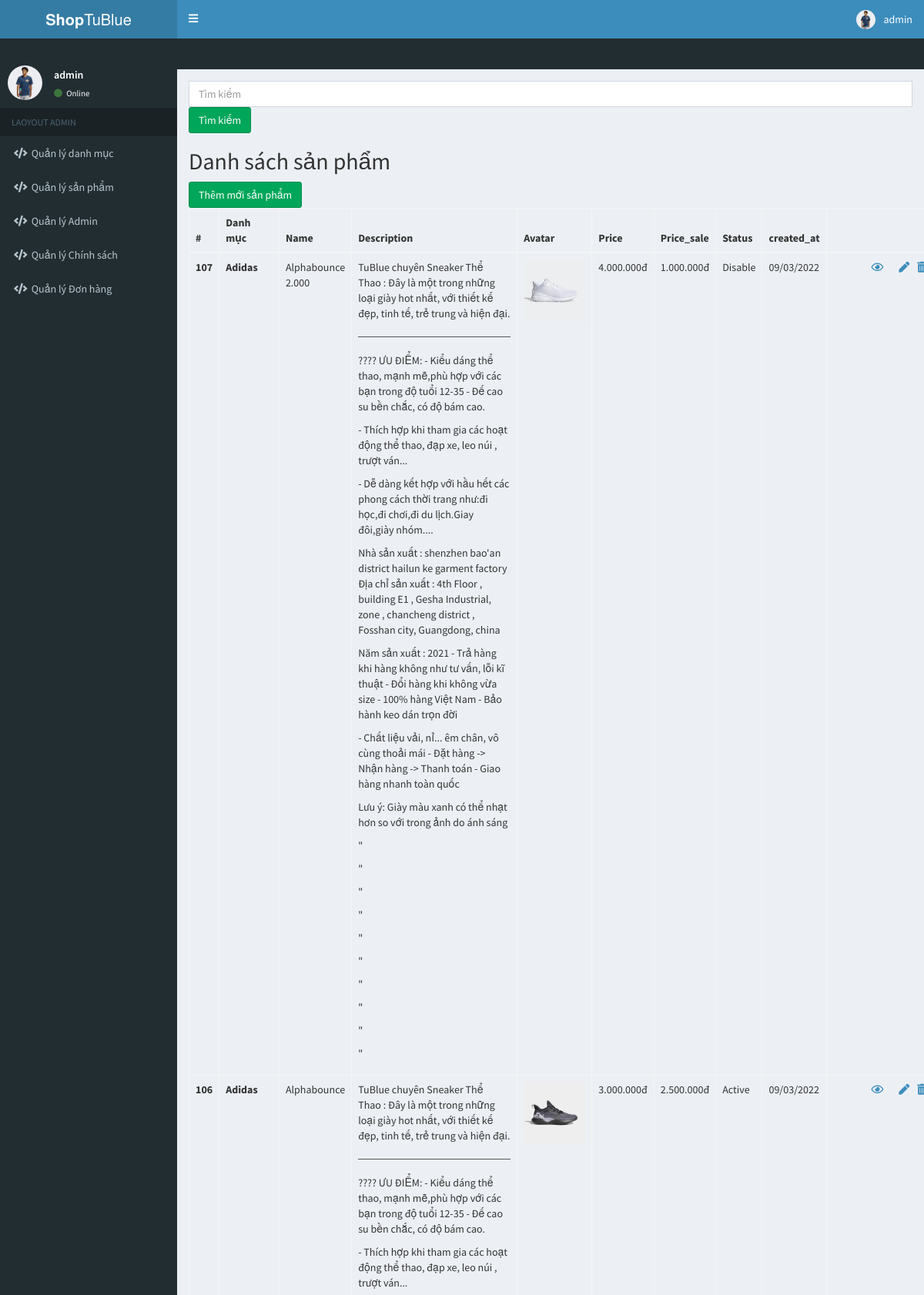
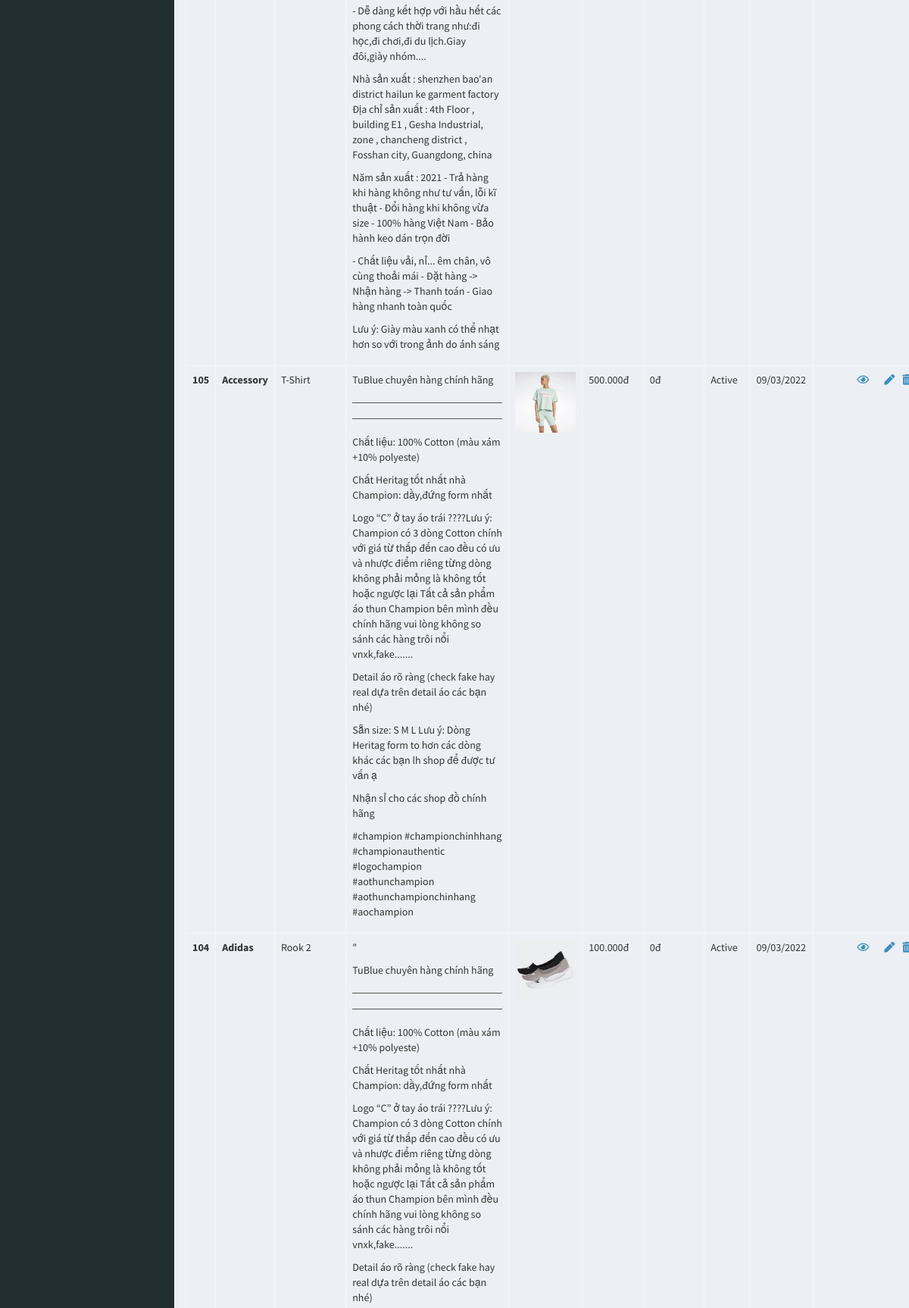
/Backend/index.php?controller=product&action=index (signed in, upper part), run on the app's committed database (2 pictures, top to bottom).
### tables this page shows
CREATE TABLE `products` (
  `id` int(11) NOT NULL,
  `category_id` int(11) NOT NULL,
  `title` varchar(255) NOT NULL,
  `avatars` varchar(255) DEFAULT NULL,
  `price` int(11) DEFAULT 0,
  `price_sale` int(11) DEFAULT NULL,
  `description` text DEFAULT NULL,
  `status` tinyint(8) DEFAULT 0,
  `updated_at` datetime DEFAULT current_timestamp(),
  `created_at` timestamp NOT NULL DEFAULT current_timestamp()
);

CREATE TABLE `categories` (
  `id` int(11) NOT NULL,
  `name` varchar(255) NOT NULL,
  `avatar` varchar(255) NOT NULL,
  `description` text DEFAULT NULL,
  `status` tinyint(8) DEFAULT 0,
  `updated_at` datetime DEFAULT current_timestamp(),
  `created_at` timestamp NOT NULL DEFAULT current_timestamp()
);

### Backend/controllers/Controller.php (called while the page is built, shortened)
<?php
class Controller {
    public function render($view_path,$variables=[]){
        extract($variables);
        require_once "$view_path";
        $render_view = ob_get_clean();
        return $render_view;
    }
}

### Backend/controllers/ProductController.php (called while the page is built, shortened)
<?php
require_once "controllers/Controller.php";
require_once  "models/Product.php";
class ProductController extends  Controller{
    public function index(){
        $product_model = new Product();
        $query_str = '';
        $countId = $product_model->countId();
        $params = [
            'limit' => 10,
            'total' => $countId,
            'controller' =>'product',
            'action'=>'index',
            'query_string'=> 'page',
            'query_additional' => $query_str,
            'page'=> isset($_GET['page'])?$_GET['page']:1,
            'full_mode'=> false
        ];
        $products = $product_model->listAll($params);
        $paginations = new Pagination2($params);
        $pagination = $paginations->getPagination($params);
        $this->content = $this->render("views/products/index.php",[
            'products'=> $products,
            'page' => $pagination
            ]);
        require_once "views/layouts/main.php";
    }
}

### Backend/index.php (called while the page is built, shortened)
    <?php
$action = isset($_GET['action'])? $_GET['action'] : "index";
$obj = new $controller;
$obj->$action();

### Backend/models/Model.php (called while the page is built, shortened)
<?php
class Model{
     public function __construct(){
         try {
             $this->connection = new PDO(Database::DB_DSN,Database::DB_USERNAME,Database::DB_PASSWORD);
         }catch (Exception $e){
             die("không tồn tại:" . $e->getMessage() );
         }
     }
}

### Backend/models/Product.php (called while the page is built, shortened)
<?php
require_once "models/Model.php";
class Product extends Model {
    public $str_search = '';
    public function listAll($params=[]){
        $limit = $params['limit'];
        $page = $params['page'];
        $start = ($page - 1)*$limit;
        $obj_select = $this->connection->prepare("SELECT products.*, categories.name AS category_name FROM products
                        INNER JOIN categories ON categories.id = products.category_id WHERE TRUE $this->str_search
                        ORDER BY products.created_at DESC limit $start, $limit
                        ");
        $obj_select->execute();
        $products = $obj_select->fetchAll(PDO::FETCH_ASSOC);
        return $products;
    }
        public function countId(){
            $sql_select = $this->connection->prepare("SELECT COUNT(id) FROM products");
            $sql_select->execute();
           return $sql_select->fetchColumn();
    }
}

### Backend/views/products/index.php (the view, shortened to what this page needs)
<form method="GET" action="">
    <input type="text" name="title" class=" form-control" placeholder="Tìm kiếm"
        value="<?php echo isset($_GET['title']) ? $_GET['title'] : '' ?>">
    <input type="submit" name="submit" value="Tìm kiếm" class="btn btn-success">
</form>
<h2>Danh sách sản phẩm</h2>
<a href="index.php?controller=product&action=create" class="btn btn-success">Thêm mới sản phẩm</a>
<table class="table table-bordered">
    <thead>
        <tr>
            <th scope="col">#</th>
            <th scope="col">Danh mục</th>
            <th scope="col">Name</th>
            <th scope="col">Description</th>
            <th scope="col">Avatar</th>
            <th scope="col">Price</th>
            <th scope="col">Price_sale</th>
            <th scope="col">Status</th>
            <th scope="col">created_at</th>
            <th scope="col"></th>
        </tr>
    </thead>
    <tbody>
        <?php foreach ($products as $product) :?>
        <tr>
            <th><?php echo $product['id'];?></th>
            <th><?php echo $product['category_name'];?></th>
            <td><?php echo $product['title'];?></td>
            <td><?php echo $product['description'];?></td>
            <td>
                <?php if (!empty($product['avatars'])): ?>
                <img height="80" src="assets/uploads/<?php echo $product['avatars']; ?>" />
                <?php endif; ?>
            </td>
            <td><?php echo number_format($product['price'],'0','.','.');?>đ</td>
            <td><?php echo number_format($product['price_sale'],'0','.','.');?>đ</td>
            <td><?php
            $product_text = '';
           if($product['status'] == 0){
              $product_text = 'Active';
        }else{
            $product_text = 'Disable';
        }
        echo $product_text;?>
            </td>
            <td><?php echo date('d/m/Y',strtotime($product['created_at']));?> </td>
            <td>
                <div class="icon">
                    <ul>
                        <li><a href="index.php?controller=product&action=detail&id=<?php echo $product['id'];?>"><i
                                    class="far fa-eye"></i></a></li>
                        <li><a href="index.php?controller=product&action=update&id=<?php echo $product['id'];?>"><i
                                    class="fas fa-pen"></i></a></li>
                        <a href="index.php?controller=product&action=delete&id=<?php echo $product['id'];?>"
                            onclick="return confirm('Are you sure ?')"><i class="fas fa-trash-alt"></i></a></li>
                    </ul>
                </div>
            </td>
            <?php endforeach; ?>
        </tr>
    </tbody>
</table>

### Backend/assets/css/style.css (style rules this page uses)
:root { --success: green; --error: rgb(253, 16, 16); --success-light: rgba(0, 128, 0, 0.4); --error-light: rgba(243, 16, 16, 0.4); }
.icon ul { list-style: none; display: flex; }
.icon ul li { margin: 0 10px; }

### data on the page
products: id "107", category.name "Adidas", title "Alphabounce 2.000", description "TuBlue chuyên Sneaker Thể Thao : Đây là một trong những loại giày hot nhất, với thiết kế đẹp, tinh tế, trẻ trung và hiện đại. ???? ƯU ĐIỂM: - Kiểu dáng thể thao, mạnh mẽ,phù hợp với các bạn trong độ tuổi 12-35 - Đế cao su bền chắc, có độ bám cao. - Thích hợp khi tham gia các hoạt động thể thao, đạp xe, leo núi , trượt ván... - Dễ dàng kết hợp với hầu hết các phong cách thời trang như:đi học,đi chơi,đi du lịch.Giay đôi,giày nhóm.... Nhà sản xuất : shenzhen bao'an district hailun ke garment factory Địa chỉ sản xuất : 4th Floor , building E1 , Gesha Industrial, zone , chancheng district , Fosshan city, Guangdong, china Năm sản xuất : 2021 - Trả hàng khi hàng không như tư vấn, lỗi kĩ thuật -…", avatars (picture), price "4.000.000", price_sale "1.000.000", status "Disable", created_at "09/03/2022"
products: id "106", category.name "Adidas", title "Alphabounce", description "TuBlue chuyên Sneaker Thể Thao : Đây là một trong những loại giày hot nhất, với thiết kế đẹp, tinh tế, trẻ trung và hiện đại. ???? ƯU ĐIỂM: - Kiểu dáng thể thao, mạnh mẽ,phù hợp với các bạn trong độ tuổi 12-35 - Đế cao su bền chắc, có độ bám cao. - Thích hợp khi tham gia các hoạt động thể thao, đạp xe, leo núi , trượt ván... - Dễ dàng kết hợp với hầu hết các phong cách thời trang như:đi học,đi chơi,đi du lịch.Giay đôi,giày nhóm.... Nhà sản xuất : shenzhen bao'an district hailun ke garment factory Địa chỉ sản xuất : 4th Floor , building E1 , Gesha Industrial, zone , chancheng district , Fosshan city, Guangdong, china Năm sản xuất : 2021 - Trả hàng khi hàng không như tư vấn, lỗi kĩ thuật -…", avatars (picture), price "3.000.000", price_sale "2.500.000", status "Active", created_at "09/03/2022"
products: id "105", category.name "Accessory", title "T-Shirt", description "TuBlue chuyên hàng chính hãng Chất liệu: 100% Cotton (màu xám +10% polyeste) Chất Heritag tốt nhất nhà Champion: dầy,đứng form nhất Logo “C” ở tay áo trái ????Lưu ý: Champion có 3 dòng Cotton chính với giá từ thấp đến cao đều có ưu và nhược điểm riêng từng dòng không phải mỏng là không tốt hoặc ngược lại Tất cả sản phẩm áo thun Champion bên mình đều chính hãng vui lòng không so sánh các hàng trôi nổi vnxk,fake....... Detail áo rõ ràng (check fake hay real dựa trên detail áo các bạn nhé) Sẵn size: S M L Lưu ý: Dòng Heritag form to hơn các dòng khác các bạn lh shop để được tư vấn ạ Nhận sỉ cho các shop đồ chính hãng #champion #championchinhhang #championauthentic #logochampion #aothunchampion…", avatars (picture), price "500.000", price_sale "0", status "Active", created_at "09/03/2022"
products: id "104", category.name "Adidas", title "Rook 2", description "\" TuBlue chuyên hàng chính hãng Chất liệu: 100% Cotton (màu xám +10% polyeste) Chất Heritag tốt nhất nhà Champion: dầy,đứng form nhất Logo “C” ở tay áo trái ????Lưu ý: Champion có 3 dòng Cotton chính với giá từ thấp đến cao đều có ưu và nhược điểm riêng từng dòng không phải mỏng là không tốt hoặc ngược lại Tất cả sản phẩm áo thun Champion bên mình đều chính hãng vui lòng không so sánh các hàng trôi nổi vnxk,fake....... Detail áo rõ ràng (check fake hay real dựa trên detail áo các bạn nhé)", avatars (picture), price "100.000", price_sale "0", status "Active", created_at "09/03/2022"

### other printed values
$username "admin"
